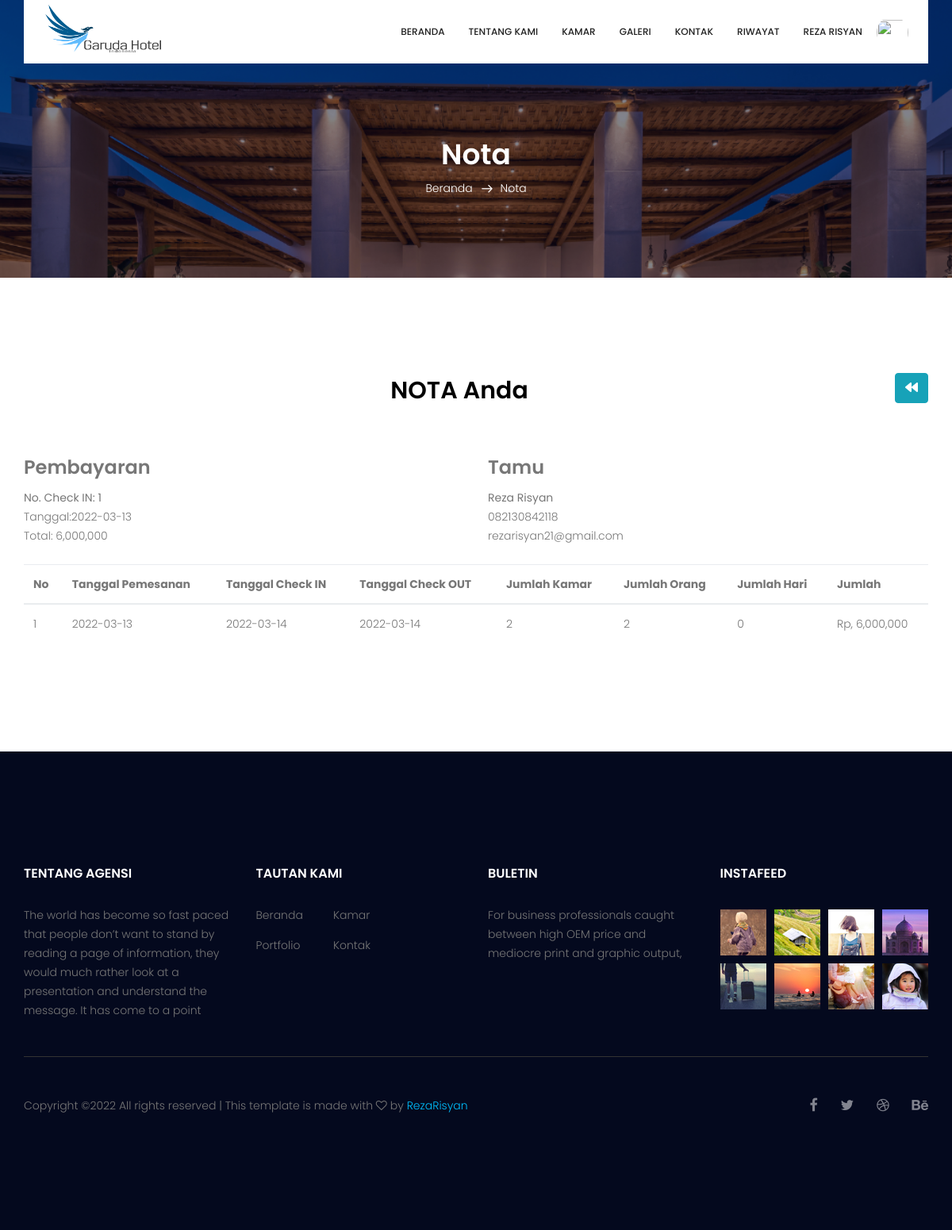
Screenshot of /user/tamu/nota.php?id=1 (signed in) with the database file from the repository.
### tables this page shows
CREATE TABLE `tb_checkin` (
  `id_checkin` int(11) NOT NULL,
  `id_tamu` int(11) NOT NULL,
  `id_room` int(11) NOT NULL,
  `tanggal_checkin` date NOT NULL,
  `tanggal_checkout` date NOT NULL,
  `tanggal` date NOT NULL,
  `jml_kamar` int(11) NOT NULL,
  `jml_orang` int(11) NOT NULL,
  `jml_hari` int(11) NOT NULL,
  `total_pembayaran` int(11) NOT NULL,
  `status_checkin` varchar(100) NOT NULL DEFAULT 'pending'
);

CREATE TABLE `tb_tamu` (
  `id_tamu` int(11) NOT NULL,
  `nama` varchar(50) NOT NULL,
  `username` varchar(50) NOT NULL,
  `password` varchar(255) NOT NULL,
  `telepon` varchar(20) NOT NULL,
  `email` varchar(50) NOT NULL,
  `alamat` text NOT NULL,
  `foto` varchar(100) NOT NULL
);

### user/tamu/nota.php (the view, shortened to what this page needs)
<!doctype html>
<html lang="en">
    <head>
    <link href="https://cdnjs.cloudflare.com/ajax/libs/font-awesome/5.10.0/css/all.min.css" rel="stylesheet">
    <link href="https://cdn.jsdelivr.net/npm/bootstrap-icons@1.4.1/font/bootstrap-icons.css" rel="stylesheet">
        <link rel="stylesheet" href="css/bootstrap.css">
        <link rel="stylesheet" href="vendors/linericon/style.css">
        <link rel="stylesheet" href="css/font-awesome.min.css">
        <link rel="stylesheet" href="vendors/bootstrap-datepicker/bootstrap-datetimepicker.min.css">
        <link rel="stylesheet" href="vendors/nice-select/css/nice-select.css">
        <link rel="stylesheet" href="vendors/owl-carousel/owl.carousel.min.css">
        <link rel="stylesheet" href="css/style.css">
        <link rel="stylesheet" href="css/responsive.css">
    </head>
    <body>
    <?php include('header.php') ?>
        <section class="breadcrumb_area">
            <div class="overlay bg-parallax" data-stellar-ratio="0.8" data-stellar-vertical-offset="0" data-background=""></div>
            <div class="container">
                <div class="page-cover text-center">
                    <h2 class="page-cover-tittle">Nota</h2>
                    <ol class="breadcrumb">
                        <li><a href="index.html">Beranda</a></li>
                        <li class="active">Nota</li>
                    </ol>
                </div>
            </div>
        </section>
        <section class="accomodation_area section_gap">
            <div class="container">
                <a href="riwayat.php" class="btn btn-info" style="float:right;"><i class="fas fa-backward"></i></a>
                <h2 class="text-center" style="color:black;">NOTA Anda</h2>
                <br><br>
                <?php
                $ambil = $conn->query("SELECT * FROM tb_checkin JOIN tb_tamu
                    ON tb_checkin.id_tamu=tb_tamu.id_tamu
                    WHERE tb_checkin.id_checkin='$_GET[id]' ");
                $detail = $ambil->fetch_assoc();
                ?>
                <div class="row">
                    <div class="col-md-6">
                        <h3>Pembayaran</h3>
                        <strong>No. Check IN: <?php echo $detail['id_checkin']; ?> </strong><br>
                        Tanggal:<?php echo $detail['tanggal']; ?> <br>
                        Total: <?php echo number_format($detail['total_pembayaran']); ?>
                    </div>
                    <div class="col-md-6">
                        <h3>Tamu</h3>
                        <strong><?php echo $detail['nama']; ?></strong><br>
                        <?php echo $detail['telepon']; ?><br>
                        <?php echo $detail['email']; ?>
                    </div>
                </div>
                <br>
                <table class="table table-hover">
                    <thead>
                        <tr>
                            <th>No</th>
                            <th>Tanggal Pemesanan</th>
                            <th>Tanggal Check IN</th>
                            <th>Tanggal Check OUT</th>
                            <th>Jumlah Kamar</th>
                            <th>Jumlah Orang</th>
                            <th>Jumlah Hari</th>
                            <th>Jumlah</th>
                        </tr>
                    </thead>
                    <tbody>
                        <?php $no=1; ?>
                        <?php $ambil=$conn->query("SELECT * FROM tb_checkin WHERE id_checkin='$_GET[id]' "); ?>
                        <?php while ($pecah=$ambil->fetch_assoc()) { ?>
                            <tr>
                                <td><?php echo $no; ?></td>
                                <td><?php echo $pecah['tanggal']; ?></td>
                                <td><?php echo $pecah['tanggal_checkin']; ?></td>
                                <td><?php echo $pecah['tanggal_checkin']; ?></td>
                                <td><?php echo $pecah['jml_kamar']; ?></td>
                                <td><?php echo $pecah['jml_orang']; ?></td>
                                <td><?php echo $pecah['jml_hari']; ?></td>
                                <td>Rp, <?php echo number_format($pecah['total_pembayaran']); ?></td>
                                <?php $no++; ?>
                        </tr>
                    </tbody>
                </table>
                <div class="row">
                    <div class="col-md-7">
                        <?php } ?>
                    </div>
                </div>
            </div>
        </section>
        <?php include('footer.php') ?>
    </body>
</html>

### user/tamu/css/style.css (style rules this page uses)
a { text-decoration: none; -webkit-transition: all 0.3s ease-in-out; -o-transition: all 0.3s ease-in-out; transition: all 0.3s ease-in-out; }
body { line-height: 24px; font-size: 14px; font-family: "Poppins", sans-serif; font-weight: 300; color: #777777; }
section { background: #fff; }
h1, h2, h3, h4, h5, h6 { font-family: "Poppins", sans-serif; font-weight: 600; }
@media (min-width: 1200px) { .container { max-width: 1170px; } }
.section_gap { padding: 120px 0; }
.overlay { position: absolute; left: 0; right: 0; top: 0; height: 125%; bottom: 0; z-index: -1; }
.breadcrumb_area { position: relative; padding: 172px 0px 84px; background: #04091e; z-index: 1; overflow: hidden; }
.breadcrumb_area .bg-parallax { background: url("../image/about_banner.jpg") no-repeat scroll center 0/cover; opacity: 0.50; z-index: -1; }
.page-cover-tittle { display: block; font-size: 36px; line-height: 45px; color: #fff; }
.breadcrumb { text-align: center; background: transparent; padding: 0px; display: inline-block; }
.breadcrumb li { display: inline-block; color: #fff; }
.breadcrumb li a { color: #fff; }
.breadcrumb li + li:before { content: "\e87a"; font-family: 'Linearicons-Free'; font-size: 14px; font-weight: 600; vertical-align: middle; margin: 0px 10px 0px 7px; }
h2 { font-size: 30px; }
h3 { font-size: 24px; }
h1, h2, h3, h4, h5, h6 { line-height: 1.5em; }

### rows the page displays
tb_checkin: id_checkin "1", tanggal "2022-03-13", total_pembayaran "6,000,000", id_tamu.nama "Reza Risyan", id_tamu.telepon "082130842118", id_tamu.email "rezarisyan21@gmail.com", tanggal_checkin "2022-03-14", jml_kamar "2", jml_orang "2", jml_hari "0"

### other values shown
$_SESSION['nama'] "REZA RISYAN"
